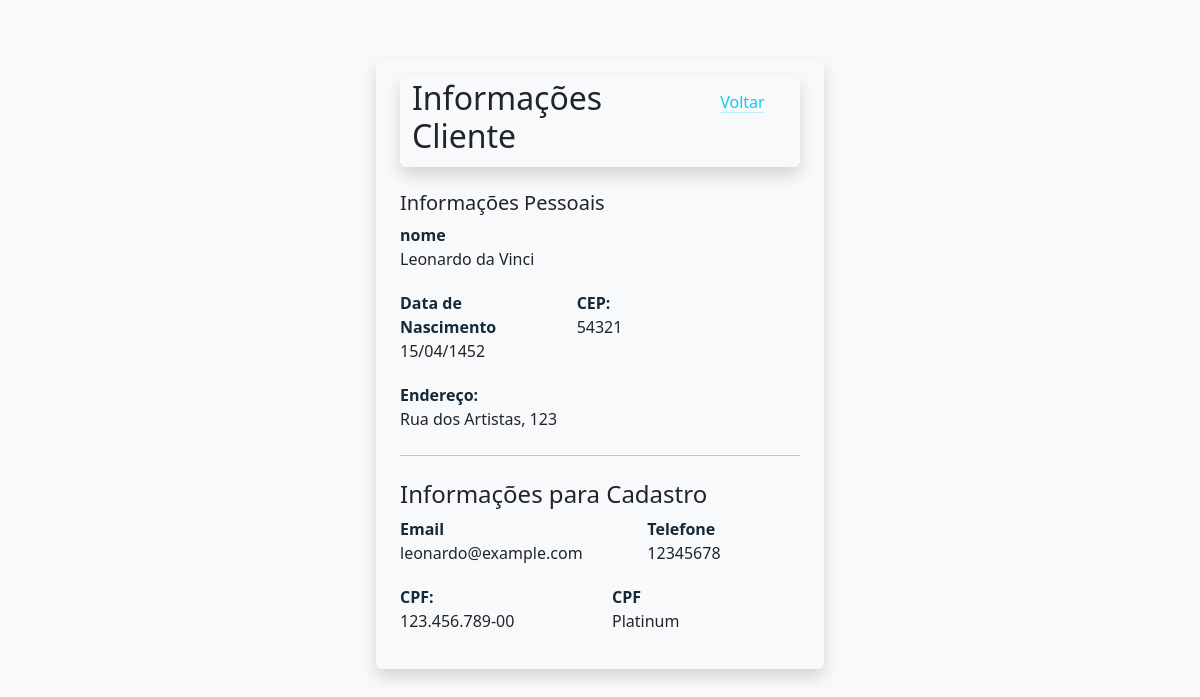
/healthtech_Vfinal/templates/showCliente.php?id=1 (signed in), run on the app's committed database.
### tables this page shows
CREATE TABLE tb_cliente (
  id INTEGER UNSIGNED NOT NULL AUTO_INCREMENT,
  cpf VARCHAR(14) NOT NULL,
  nome VARCHAR(45) NULL,
  data_nascimento VARCHAR(10) NULL,
  telefone VARCHAR(45) NULL,
  endereco VARCHAR(200) NULL,
  cep VARCHAR(9) NULL,
  plano VARCHAR(25) NOT NULL,
  senha VARCHAR(50) NULL,
  email VARCHAR(50) NOT NULL,
  PRIMARY KEY(id),
  UNIQUE (cpf),
  UNIQUE (email)
);

### healthtech_Vfinal/config/processamentoCliente.php (called while the page is built, shortened)
<?php
include_once("../config/conexao.php");
if (isset($_GET["id"])) {
    $id = $_GET["id"];
}
if (!empty($id)) {
    $query = "SELECT * FROM tb_cliente WHERE id = :id";
    $stmt = $conn->prepare($query);
    $stmt->bindParam(":id", $id);
    $stmt->execute();
    $onlyCliente = $stmt->fetch();
}

### healthtech_Vfinal/templates/showCliente.php (the view, shortened to what this page needs)
<?php
include_once('layout/head.php');
include_once('../config/processamentoCliente.php');
?>
<body class="bg-light">
   <div class="container">
      <div id="containerCliente">
         <div class="bg-light shadow rounded">
            <div class="col-md-9 py-3 px-4">
               <div class="form-wrap-cliente">
                  <div class="bg-light shadow rounded">
                     <div class="row">
                        <div class="col-md-9 py-1 px-4">
                           <h2>Informações Cliente</h2>
                        </div>
                        <div class="col-md-2 text-end">
                           <div class="link-wrapper">
                              <a href="tableCliente.php" class="link-info link-offset-2 link-underline-opacity-25 link-underline-opacity-100-hover">Voltar</a>
                           </div>
                        </div>
                     </div>
                  </div>
                  <br>
                  <label for="infoP">
                     <h5>Informações Pessoais</h5>
                  </label>
                  <div class="col-md-12">
                     <div class="form-group">
                        <label for="nome">nome</label>
                        <p><span><?= $onlyCliente['nome'] ?></span></p>
                     </div>
                  </div>
                  <div class="row">
                     <div class="col-md-5">
                        <div class="form-group">
                           <label for="data_nascimento">Data de Nascimento</label>
                           <p><span><?= $onlyCliente['data_nascimento'] ?></span></p>
                        </div>
                     </div>
                     <div class="col-md-7">
                        <div class="form-group">
                           <label for="cep">CEP:</label>
                           <p><span><?= $onlyCliente['cep'] ?></span></p>
                        </div>
                     </div>
                  </div>
                  <div class="col-md-12">
                     <div class="form-group">
                        <label for="endereco">Endereço:</label>
                        <p><span><?= $onlyCliente['endereco'] ?></span></p>
                     </div>
                  </div>
                  <hr class="my-4">
                  <label for="infoT">
                     <h4>Informações para Cadastro</h4>
                  </label>
                  <div class="row">
                     <div class="col-md-7">
                        <div class="form-group">
                           <label for="email">Email</label>
                           <p><span><?= $onlyCliente['email'] ?></span></p>
                        </div>
                     </div>
                     <div class="col-md-5">
                        <div class="form-group">
                           <label for="telefone">Telefone</label>
                           <p><span><?= $onlyCliente['telefone'] ?></span></p>
                        </div>
                     </div>
                  </div>
                  <div class="row">
                     <div class="col-md-6">
                        <div class="form-group">
                           <label for="senha">CPF:</label>
                           <p><span><?= $onlyCliente['cpf'] ?></span></p>
                        </div>
                     </div>
                     <div class="col-md-6">
                        <div class="form-group">
                           <label for="cpf">CPF</label>
                           <p><span><?= $onlyCliente['plano'] ?></span></p>
                        </div>
                     </div>
                  </div>
               </div>
            </div>
         </div>
      </div>
   </div>
   <?php
   include_once("layout/footer.php");
   ?>

### healthtech_Vfinal/css/style.css (style rules this page uses)
*, *::after, *::before { box-sizing: border-box; padding: 0; margin: 0; }
body { width: 100%; min-height: 100vh; background-size: cover; background-position: center; background-repeat: no-repeat; font-family: 'Mukta', sans-serif; }
.form-group { margin-bottom: 20px; }
.form-group label { font-weight: bold; color: #162938; }
#containerCliente { display: flex; justify-content: center; align-items: center; height: 85vh; }
.form-wrap-cliente { width: 400px; }
.link-wrapper { margin-top: 15px; }

### data on the page
tb_cliente: nome "Leonardo da Vinci", data_nascimento "15/04/1452", cep "54321", endereco "Rua dos Artistas, 123", email "leonardo@example.com", telefone "12345678", cpf "123.456.789-00", plano "Platinum"
